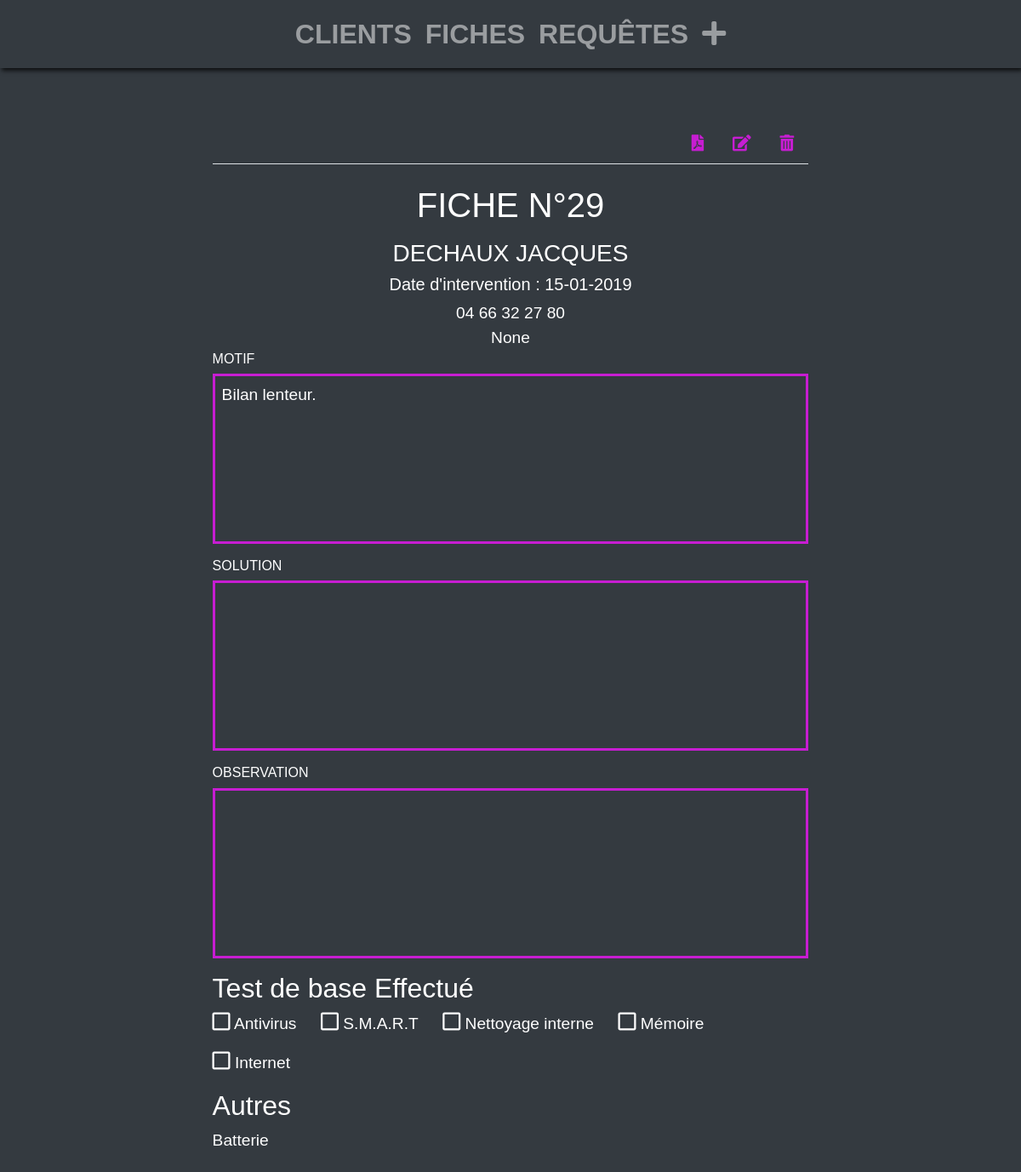
The app's page /sheet/29/ with its own data.
### gestion_intervention/models.py (models this page shows, shortened)
class Sheet(models.Model):
    customer = models.ForeignKey(Customer)
    date = models.DateTimeField(auto_now_add=True, blank=True)
    statut = models.CharField(max_length=40, choices=STATUS_SHEET)
    other = MultiSelectField(max_length=40, choices=OTHERS_CHOICES, null=True, blank=True )
    reason = models.TextField(null=True, blank=True)
    resolution = models.TextField(null=True, blank=True)
    comment = models.TextField(null=True, blank=True)
    guarantee = models.BooleanField(default=False)
    def datepublished(self):
        return self.date.strftime('%d-%m-%Y')

class Customer(models.Model):
    first_name = models.CharField(max_length=50)
    last_name = models.CharField(max_length=50)
    slug = AutoSlugField(populate_from='first_name')
    email = models.EmailField(blank=True, null=True, unique=True)
    phone = models.CharField(max_length=70, null=False, blank=False)

### gestion_intervention/views.py (the view)
# urls.py: url(r'^sheet/(?P<pk>[-\w]+)/$', SheetDetailView.as_view(),
class SheetDetailView(DetailView):
    models = Sheet
    def get_queryset(self):
        return Sheet.objects.all()

### gestion_intervention/templates/gestion_intervention/sheet_detail.html (shortened to what this page needs)
{% extends "gestion_intervention/base.html" %}
{% load widget_tweaks %}
{% block content %}
<div class="col-12 sheet_detail">
    {% if is_pdf != True %}
    <ul class="nav nav-tabs">
        <li class="nav-item ml-auto"><a class="nav-link" href="{% url 'sheet-pdf-detail' sheet.id %}"> <i class="fas fa-file-pdf"></i>
            </a></li>
        <li class="nav-item">
            <a class="nav-link" href="{% url 'sheet-update' sheet.id %}"> <i class="fas fa-edit"></i></a></li>
        <li class="nav-item">
            <a class="nav-link" data-toggle="modal" data-target="#exampleModal" href="#"><i class="fas fa-trash-alt"></i></a>
        </li>
    </ul>
    {% endif %}
    <h2>Fiche N°{{sheet.id}}</h2>
    <h3>{{sheet.customer.last_name}} {{sheet.customer.first_name}} </h3>
    <h5>Date d'intervention : {{ sheet.datepublished }}</h5>
    <section class="head_sheet">
        <p>{{sheet.customer.phone}} </p>
        <p>{{sheet.customer.email}} </p>
    </section>
    <section class="core_sheet">
        <h4>Motif</h4>
        <p>{{sheet.reason}}</p>
        <h4>Solution</h4>
        <p>{{sheet.resolution}}</p>
        <h4>Observation</h4>
        <p>{{sheet.comment}}</p>
    </section>
    <section class="footer_sheet">
        <h4>Test de base Effectué</h4>
        <p><i class="far fa-square"></i> Antivirus</p>
        <p><i class="far fa-square"></i> S.M.A.R.T</p>
        <p><i class="far fa-square"></i> Nettoyage interne</p>
        <p><i class="far fa-square"></i> Mémoire</p>
        <p><i class="far fa-square"></i> Internet</p>
        <h4>Autres</h4>
        <p>{{sheet.other}}</p>
    </section>
</div>
{% endblock %}

### gestion_intervention/static/css/style.css (style rules this page uses)
body { background-color: #343A40; font-family: Arial, sans-serif; }
.col-12 { padding: 0; margin-top: 50px; color: white; }
.sheet_detail, .detail_customer { margin-top: 5rem; }
.sheet_detail a, .detail_customer a { color: #c71dd2; }
.sheet_detail ul, .detail_customer ul { width: 60%; margin: 0 auto 1.5rem auto; }
.sheet_detail h2, .detail_customer h2 { text-align: center; text-transform: uppercase; width: 100%; color: white; font-size: 2rem; margin-bottom: 1rem; }
.sheet_detail h3, .detail_customer h3 { text-align: center; text-transform: uppercase; }
.sheet_detail .head_sheet, .detail_customer .head_sheet { text-align: center; }
.sheet_detail .head_sheet p, .detail_customer .head_sheet p { margin-bottom: 0rem; font-size: 1.2rem; }
.sheet_detail section, .detail_customer section { width: 60%; margin: auto; }
.sheet_detail { padding: 1rem; }
.sheet_detail h2 { font-size: 2.5rem; }
.sheet_detail h5 { text-align: center; }
.sheet_detail a { font-size: 1.2rem; }
.sheet_detail .core_sheet h4 { text-transform: uppercase; font-size: 1rem; }
.sheet_detail .core_sheet p { border: 3px solid #c71dd2; font-size: 1.2rem; height: 200px; padding: .5rem; }
.sheet_detail .footer_sheet h4 { font-size: 2rem; }
.sheet_detail .footer_sheet p { display: inline-block; margin-right: 1.5rem; font-size: 1.2rem; }
.sheet_detail .footer_sheet p i { font-size: 1.5rem; }

### records on screen
Sheet: id "29", customer.last_name "DECHAUX", customer.first_name "JACQUES", datepublished "15-01-2019", customer.phone "04 66 32 27 80", customer.email "None", reason "Bilan lenteur.", other "Batterie"
